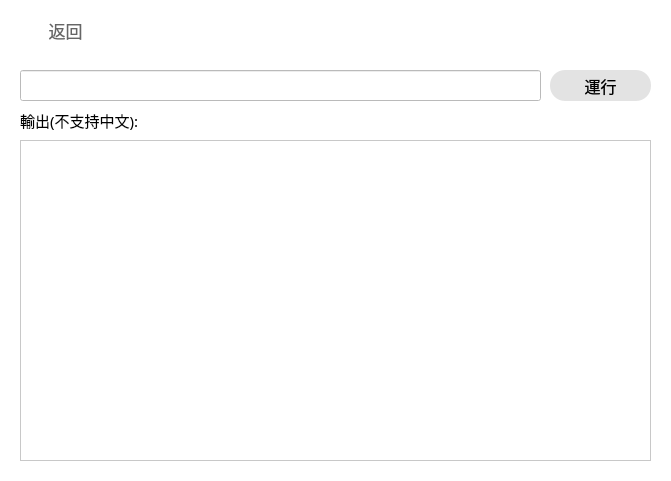
    <widget class="QWidget" name="Customize_CMD_Command_widget" native="true">
     <property name="geometry">
      <rect>
       <x>170</x>
       <y>50</y>
       <width>671</width>
       <height>481</height>
      </rect>
     </property>
     <property name="font">
      <font>
       <family>Microsoft YaHei</family>
       <pointsize>11</pointsize>
       <stylestrategy>PreferAntialias</stylestrategy>
      </font>
     </property>
     <property name="styleSheet">
      <string notr="true">background-color:rgba(255, 255, 255,240);</string>
     </property>
     <widget class="QPushButton" name="Customize_CMD_Command_Back">
      <property name="geometry">
       <rect>
        <x>10</x>
        <y>10</y>
        <width>111</width>
        <height>41</height>
       </rect>
      </property>
      <property name="sizePolicy">
       <sizepolicy hsizetype="Minimum" vsizetype="Minimum">
        <horstretch>0</horstretch>
        <verstretch>0</verstretch>
       </sizepolicy>
      </property>
      <property name="font">
       <font>
        <family>Microsoft YaHei</family>
        <pointsize>13</pointsize>
        <stylestrategy>PreferAntialias</stylestrategy>
       </font>
      </property>
      <property name="focusPolicy">
       <enum>Qt::StrongFocus</enum>
      </property>
      <property name="styleSheet">
       <string notr="true">QPushButton
{
	border:none;
	background-color:rgba(0,0,0,0);
	color:rgba(60,60,60,200);
}
QPushButton:hover
{
    color:rgba(60,60,60,255);
}
</string>
      </property>
      <property name="text">
       <string>返回</string>
      </property>
      <property name="icon">
       <iconset>
        <normaloff>:/icon/Icon/exit2.png</normaloff>:/icon/Icon/exit2.png</iconset>
      </property>
      <property name="iconSize">
       <size>
        <width>20</width>
        <height>20</height>
       </size>
      </property>
      <property name="checkable">
       <bool>false</bool>
      </property>
     </widget>
     <widget class="QLineEdit" name="Customize_CMD_Command_lineEdit">
      <property name="geometry">
       <rect>
        <x>20</x>
        <y>70</y>
        <width>521</width>
        <height>31</height>
       </rect>
      </property>
      <property name="font">
       <font>
        <family>Microsoft YaHei</family>
        <pointsize>11</pointsize>
        <stylestrategy>PreferAntialias</stylestrategy>
       </font>
      </property>
      <property name="styleSheet">
       <string notr="true"/>
      </property>
     </widget>
     <widget class="QPushButton" name="Customize_CMD_Command_Run_Button">
      <property name="geometry">
       <rect>
        <x>550</x>
        <y>70</y>
        <width>101</width>
        <height>31</height>
       </rect>
      </property>
      <property name="sizePolicy">
       <sizepolicy hsizetype="Minimum" vsizetype="Minimum">
        <horstretch>0</horstretch>
        <verstretch>0</verstretch>
       </sizepolicy>
      </property>
      <property name="font">
       <font>
        <family>Microsoft YaHei</family>
        <pointsize>12</pointsize>
        <stylestrategy>PreferAntialias</stylestrategy>
       </font>
      </property>
      <property name="focusPolicy">
       <enum>Qt::StrongFocus</enum>
      </property>
      <property name="styleSheet">
       <string notr="true">QPushButton
{
	border:none;
	background-color:rgba(20,20,20,30);
	border-radius: 15px;
}
QPushButton:hover
{
    background-color:rgba(20,20,20,50);
}
QPushButton:pressed
{
    background-color:rgba(20,20,20,70);
}</string>
      </property>
      <property name="text">
       <string>運行</string>
      </property>
      <property name="iconSize">
       <size>
        <width>16</width>
        <height>16</height>
       </size>
      </property>
      <property name="checkable">
       <bool>false</bool>
      </property>
     </widget>
     <widget class="QTextEdit" name="Customize_CMD_Command_output">
      <property name="geometry">
       <rect>
        <x>20</x>
        <y>140</y>
        <width>631</width>
        <height>321</height>
       </rect>
      </property>
      <property name="font">
       <font>
        <family>Microsoft YaHei UI</family>
        <pointsize>11</pointsize>
        <stylestrategy>PreferAntialias</stylestrategy>
       </font>
      </property>
      <property name="textInteractionFlags">
       <set>Qt::TextSelectableByMouse</set>
      </property>
     </widget>
     <widget class="QLabel" name="Customize_CMD_Command_output_title">
      <property name="geometry">
       <rect>
        <x>20</x>
        <y>105</y>
        <width>631</width>
        <height>31</height>
       </rect>
      </property>
      <property name="font">
       <font>
        <family>Microsoft YaHei</family>
        <pointsize>11</pointsize>
        <weight>50</weight>
        <bold>false</bold>
       </font>
      </property>
      <property name="styleSheet">
       <string notr="true"/>
      </property>
      <property name="text">
       <string>輸出(不支持中文):</string>
      </property>
      <property name="alignment">
       <set>Qt::AlignLeading|Qt::AlignLeft|Qt::AlignVCenter</set>
      </property>
     </widget>
    </widget>
